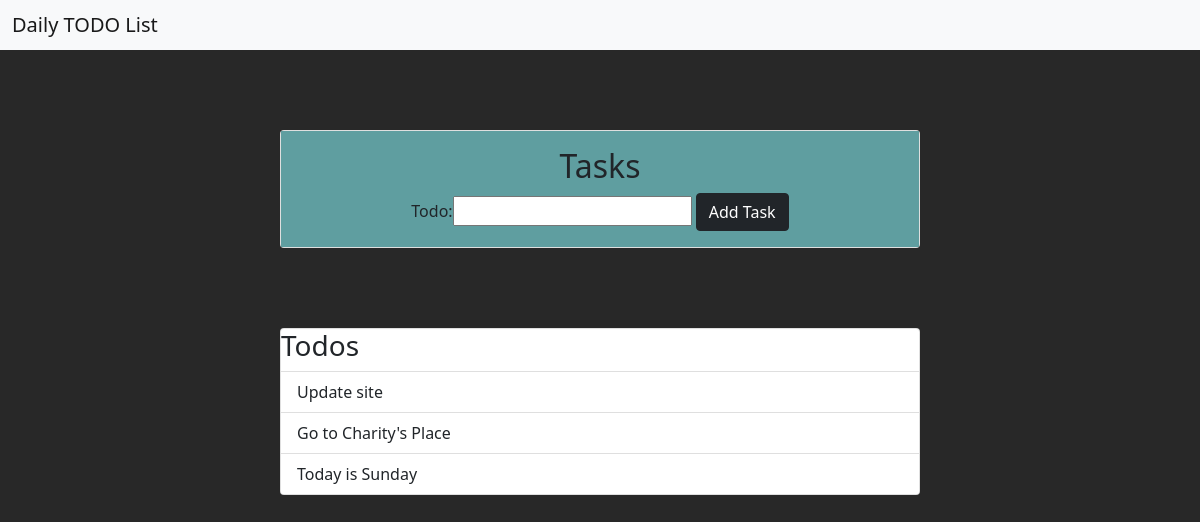
The app's page /, older data.
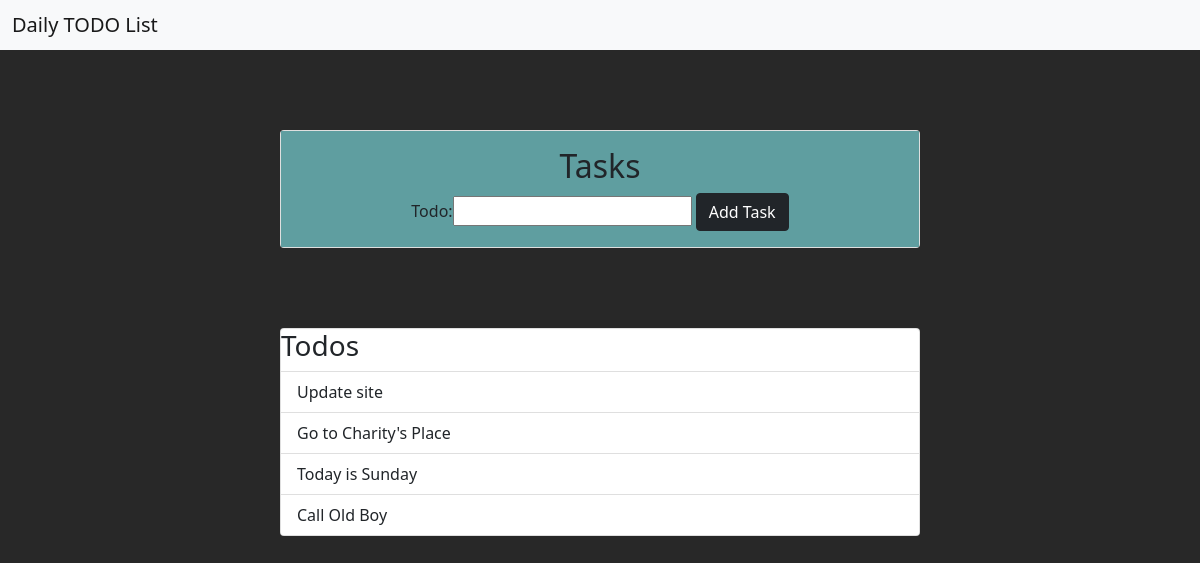
The same page, newer data.
### todolist/models.py (models this page shows, shortened)
class Todo(models.Model):
    todo_item = models.CharField(max_length=200)

### todolist/views.py (the view)
# urls.py: path('', views.index, name='index'),
def index(request):
    if request.method == 'POST':
        form = TodoForm(request.POST)
        if form.is_valid():
            todo_item = form.cleaned_data['todo']
            todo = Todo(todo_item=todo_item)
            todo.save()
    todo_items = Todo.objects.all()
    context = {'todos': todo_items, 'my_form': TodoForm()}
    return render (request, 'todolist/index.html', context)

### todolist/views.py
class TodoForm(forms.Form):
    todo = forms.CharField()

### todolist/templates/todolist/index.html (shortened to what this page needs)
{% load static %}
<!DOCTYPE html>
<html lang="en">
<head>
    <link href="https://cdn.jsdelivr.net/npm/bootstrap@5.0.0-beta2/dist/css/bootstrap.min.css" rel="stylesheet">
    <link rel="stylesheet" href="{% static 'todolist/styles.css' %}">
</head>
<body>
    <nav class="navbar navbar-light bg-light">
        <div class="container-fluid">
          <span class="navbar-brand mb-0 h1">Daily TODO List</span>
        </div>
    </nav>
    <div class="card add-task">
        <div class="card-body">
            <h2>Tasks</h2>
            <form action="{% url 'index' %}" method="post" id="todo-form">
                {{my_form}}
                <button type="submit" value="Submit" class="btn btn-dark">Add Task</button>
            </form>
        </div>
    </div>
    <div class="card list-task">
        <h3>Todos</h3>
        <ul class="list-group list-group-flush">
            {% for todo in todos %}
            <li class="list-group-item" >{{todo.todo_item}}</li>
            {% empty %}
            <h3>No tasks added yet</h3>
            {% endfor %}
        </ul>
    </div>
</body>
</html>

Row changes from the older to the newer data that the page shows:
added Todo: todo_item "Call Old Boy"
